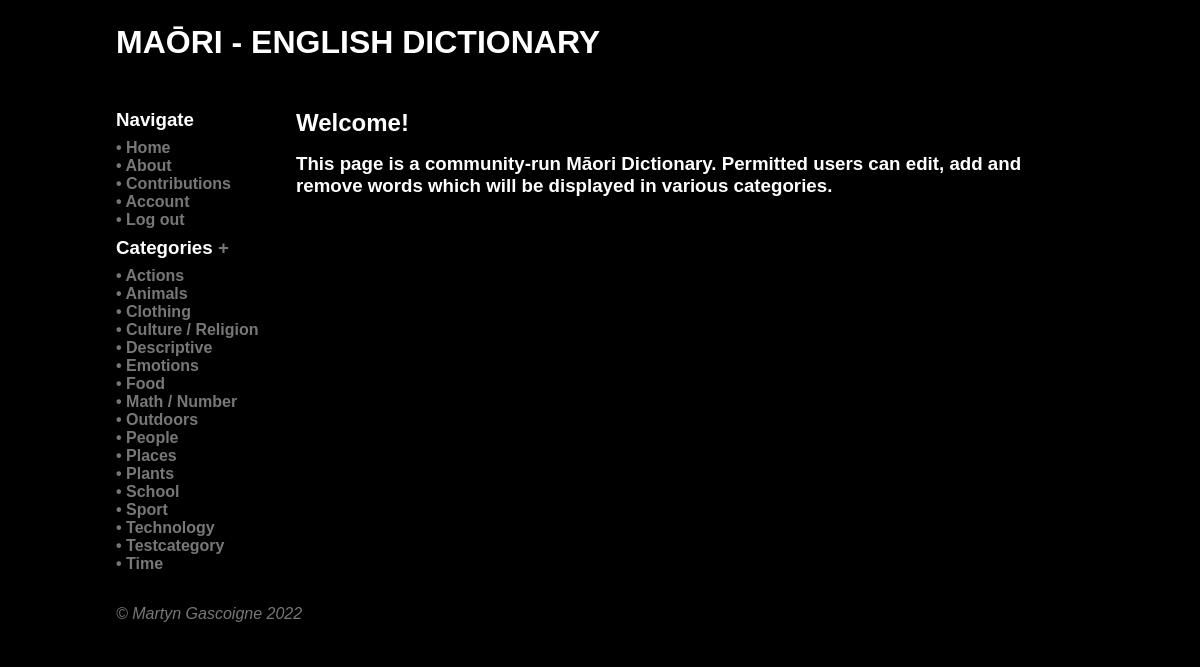
/about (signed in), run on the app's committed database.
### tables this page shows
CREATE TABLE category
(
    id          integer
        constraint category_pk
            primary key autoincrement,
    name        varchar(80),
    description varchar(600),
    timestamp   datetime
, user_created boolean);

### app.py (the view)
@app.route('/about')
def render_about_page():
    if request.method == 'POST':
        pass
    return render_template('about.html', category_list=find_categories(), logged_in=is_logged_in(),
                           user_account=my_account(), teacher=is_teacher())

### app.py (called while the page is built)
def create_connection(db_file):
    try:
        connection = sqlite3.connect(db_file)
        connection.execute('pragma foreign_keys=ON')
        return connection
    except Error as e:
        print(e)
    return None

def find_categories():
    con = create_connection(DB_NAME)
    query = "SELECT id, name, description FROM category ORDER BY name"
    cur = con.cursor()
    cur.execute(query)
    found_categories = cur.fetchall()
    con.close()
    return found_categories

def my_account():
    if session.get('userid') is None:
        return False
    else:
        return session.get('userid')

def is_logged_in():
    if session.get('email') is None:
        print('Not logged in')
        return False
    else:
        print('Logged in')
        return True

def is_teacher():
    if not is_logged_in() or (session.get('teacher') is None or 0):
        print('Not teacher')
        return False
    else:
        print('Is teacher')
        return True

### templates/about.html (shortened to what this page needs)
{% extends 'base.html' %}
{% block heading %}Maōri - English Dictionary{% endblock %}
{% block main %}
    <h2>Welcome!</h2>
    <h3>This page is a community-run Māori Dictionary. Permitted users can edit, add and remove words which will be
        displayed in various categories.</h3>
{% endblock %}

### templates/base.html (shortened to what this page needs)
<!doctype html>
<html lang="en">
<head>
    <link href="{{ url_for('static', filename='css/style.css') }}" rel="stylesheet">
</head>
<body>
<div id="container">
    <header>
        <h1>
            {% block heading %}{% endblock %}
        </h1>
    </header>
    <nav>
        <div class="category-box">
            <h3>Navigate</h3>
            <h4><a href="\">• Home</a></h4>
            <h4><a href="\about">• About</a></h4>
            <h4><a href="\contributions">• Contributions</a></h4>
            {% if not logged_in %}<h4><a href="\login">• Log in</a></h4>
            {% else %}
                <h4><a href="\account\{{ user_account }}">• Account</a></h4>
                <h4><a href="\logout">• Log out</a></h4>
            {% endif %}
            <h3>Categories
                {% if teacher %}
                    <a href="/add_category">+</a>
                {% endif %}
            </h3>
        </div>
        {% for category in category_list %}
            <div class="category-box">
                <h4><a href="/category/{{ category[0] }}">• {{ category[1] }}</a></h4>
            </div>
        {% endfor %}
    </nav>
    <main>
        {% block main %}{% endblock %}
    </main>
    <footer class="footer">
        <a href="https://github.com/Galvin-X/Translator" target="_blank">&copy; Martyn Gascoigne 2022</a>
    </footer>
</div>
</body>
</html>

### static/css/style.css (style rules this page uses)
* { font-family: "Microsoft Tai Le", sans-serif; margin: 0; padding: 0; box-sizing: border-box; background-color: #000; }
#container { display: grid; grid-template-columns: 75px auto; grid-template-areas: 'nav header' 'main main' 'footer footer'; }
header { grid-area: header; background-color: #000; padding: 1rem; }
nav { grid-area: nav; }
main { grid-area: main; padding: 1rem; background-color: #edd; }
h1 { padding: 0.5rem 0; color: #fff; text-transform: uppercase; }
h2, h3 { padding: 0.5rem 0; color: #fff; }
h4 { padding: 0rem 0; }
a { color: white; text-decoration: none; }
footer { grid-area: footer; padding: 1rem; background-color: #000; }
.category-box { font-style: normal; }
.category-box a { color: #777777; text-decoration: none; }
.footer { font-style: italic; color: #777777; }
.footer a { color: #777777; text-decoration: none; }
@media only screen and (min-width: 768px) { #container { grid-template-columns: 180px auto; grid-template-areas: 'header header' 'nav main' 'footer footer'; } }
@media only screen and (min-width: 768px) { nav { padding: 1rem; } }
@media only screen and (min-width: 768px) { nav a { color: #777777; text-decoration: none; } }
@media only screen and (min-width: 768px) { main { background-color: #000; } }
@media only screen and (min-width: 1000px) { #container { width: 1000px; margin: auto; } }

### data on the page
category: name "Actions"
category: name "Animals"
category: name "Clothing"
category: name "Culture / Religion"
category: name "Descriptive"
category: name "Emotions"
category: name "Food"
category: name "Math / Number"
category: name "Outdoors"
category: name "People"
category: name "Places"
category: name "Plants"
category: name "School"
category: name "Sport"
category: name "Technology"
category: name "Testcategory"
category: name "Time"
